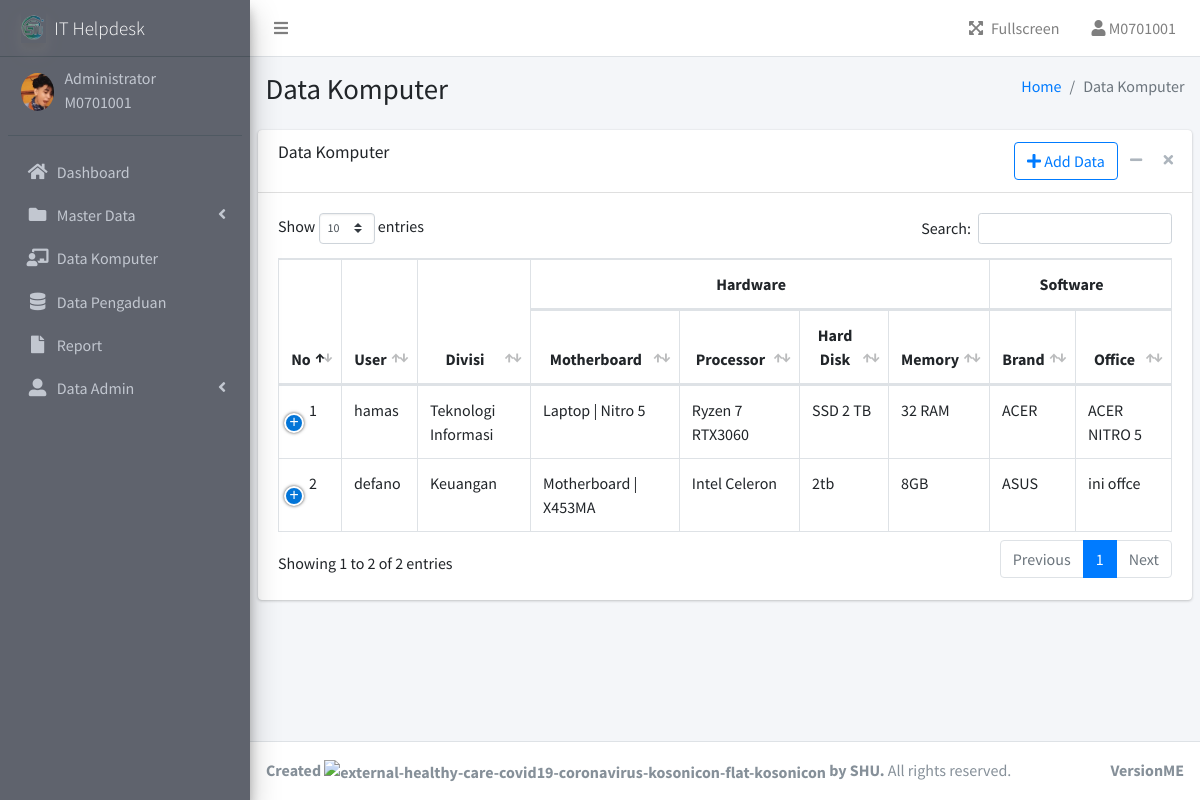
/admin/data-pc.php (signed in), run on an earlier commit of the app's database.
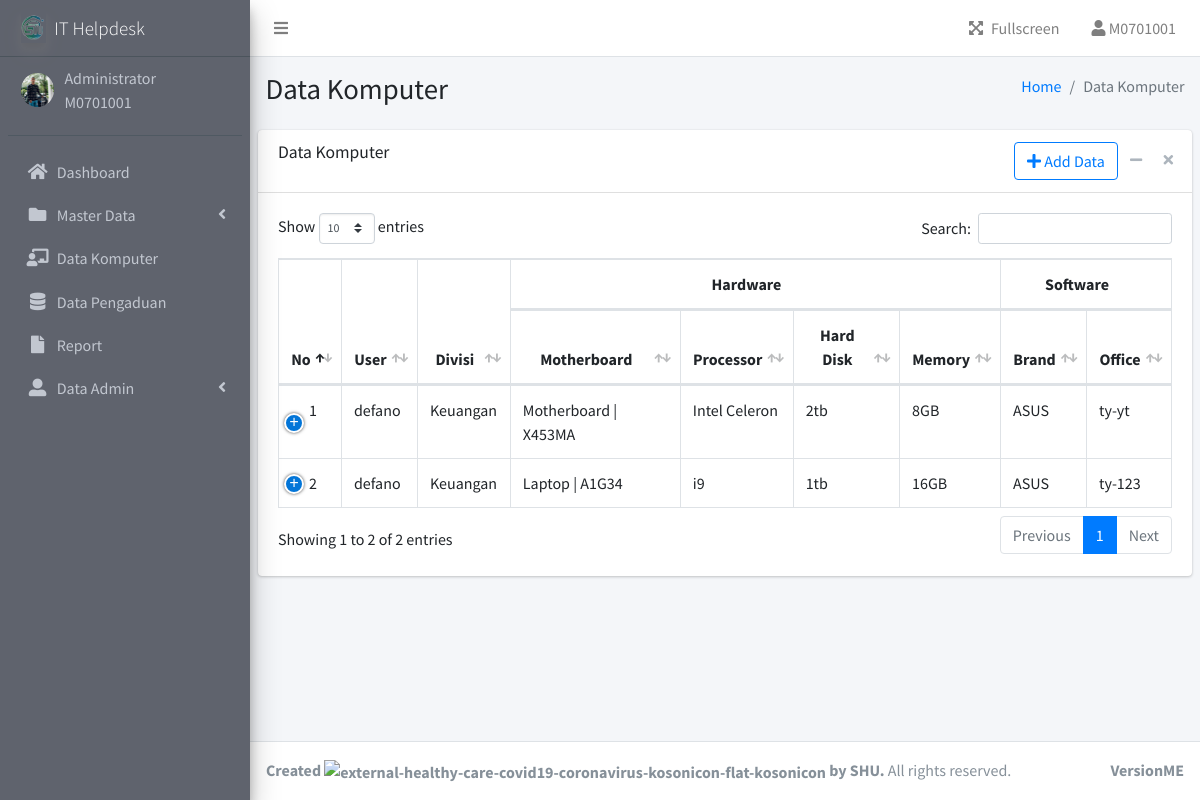
And on a later commit of the database.
### tables this page shows
CREATE TABLE `user` (
  `user_id` varchar(16) NOT NULL,
  `username` varchar(20) NOT NULL,
  `password` varchar(255) NOT NULL,
  `Role` varchar(30) NOT NULL,
  `img` varchar(255) NOT NULL,
  `status` tinyint(4) NOT NULL
);

CREATE TABLE `pengguna` (
  `idkary` int(11) NOT NULL,
  `nama` varchar(255) DEFAULT NULL,
  `jabatan` varchar(255) DEFAULT NULL,
  `unitkerja` varchar(255) DEFAULT NULL,
  `statkary` varchar(255) DEFAULT NULL
);

CREATE TABLE `divisi` (
  `id` int(11) NOT NULL,
  `kodedivisi` varchar(255) DEFAULT NULL,
  `divisi` varchar(255) DEFAULT NULL
);

CREATE TABLE `kategori` (
  `idkategori` int(11) NOT NULL,
  `namakategori` varchar(255) DEFAULT NULL
);

CREATE TABLE `komponen` (
  `idkomponen` int(11) NOT NULL,
  `idkategori` int(11) NOT NULL,
  `idmerk` int(11) NOT NULL,
  `tipe` varchar(255) DEFAULT NULL,
  `spesifikasi` varchar(255) DEFAULT NULL,
  `keterangan` varchar(255) DEFAULT NULL,
  `hdd` varchar(50) NOT NULL,
  `ram` varchar(50) NOT NULL,
  `stats` varchar(255) DEFAULT NULL
);

CREATE TABLE `merk` (
  `idmerk` int(11) NOT NULL,
  `namamerk` varchar(255) DEFAULT NULL
);

CREATE TABLE `pc` (
  `idpc` int(11) NOT NULL,
  `idpengguna` int(11) NOT NULL,
  `namapc` varchar(255) DEFAULT NULL,
  `usrlogin` varchar(255) NOT NULL,
  `ipaddress` varchar(255) DEFAULT NULL,
  `internet` varchar(255) DEFAULT NULL,
  `catatan` varchar(255) DEFAULT NULL,
  `is_delete` int(11) DEFAULT 0
);

### function.php (called while the page is built, shortened)
<?php
$db_host = "localhost";
$db_user = "root";
$db_pass = "";
$db_name = "db_helpdesk";
$conn = mysqli_connect($db_host, $db_user, $db_pass, $db_name);
function query($query)
{
    global $conn;
    $result = mysqli_query($conn, $query);
    $rows = [];
    while ($row = mysqli_fetch_assoc($result)) {
        $rows[] = $row;
    }
    return $rows;
}

### admin/data-pc.php (the view, shortened to what the changed rows need)
<?php
include "templates/header.php";
include "templates/sidebar.php";
$data = query("SELECT pengguna.nama, pengguna.idkary,pengguna.jabatan,
pengguna.statkary,divisi.divisi,pc.idpc,pc.namapc,pc.ipaddress,pc.internet,pc.catatan,rakitan.idrakitan,
rakitan.barcode,rakitan.jumlah,kategori.namakategori AS Motherboard, komponen.spesifikasi AS Processor,
komponen.hdd AS HarDisk, komponen.ram AS Memory, komponen.tipe,komponen.spesifikasi,
komponen.keterangan, komponen.stats, merk.namamerk, kategori.namakategori
FROM pengguna
JOIN pc ON pengguna.idkary = pc.idpengguna
JOIN divisi ON pengguna.unitkerja = divisi.id
LEFT JOIN rakitan ON pc.idpc = rakitan.idpc
LEFT JOIN komponen ON rakitan.idkomponen = komponen.idkomponen
LEFT JOIN merk ON komponen.idmerk = merk.idmerk
LEFT JOIN kategori ON komponen.idkategori = kategori.idkategori
WHERE pc.is_delete = '0'
");
?>
<div class="content-wrapper">
    <section class="content-header">
        <div class="container-fluid">
            <div class="row mb-2">
                <div class="col-sm-6">
                    <h1>Data Komputer</h1>
                </div>
            </div>
        </div>
    </section>
    <section class="content">
        <div class="card">
            <div class="card-body">
                <div class="table-responsive">
                    <table class="table table-hover table-bordered" id="table_user" width="100%">
                        <thead align="center">
                            <tr>
                                <th rowspan="2">No</th>
                                <th rowspan="2">User</th>
                                <th rowspan="2">Divisi</th>
                                <th colspan="4">Hardware</th>
                                <th colspan="2">Software</th>
                            </tr>
                            <tr>
                                <th>Motherboard</th>
                                <th>Processor</th>
                                <th>Hard Disk</th>
                                <th>Memory</th>
                                <th>Brand</th>
                                <th>Office</th>
                            </tr>
                        </thead>
                        <tbody>
                        <?php $no = 1; foreach ($data as $key): ?>
                            <tr>
                                <td><?= $no++ ?></td>
                                <td><?= $key['nama'] ?></td>
                                <td><?= $key['divisi'] ?></td>
                                <td><?= $key['Motherboard'].' | '.$key['tipe'] ?></td>
                                <td><?= $key['Processor']?></td>
                                <td><?= $key['HarDisk']?></td>
                                <td><?= $key['Memory']?></td>
                                <td><?= $key['namamerk'] ?></td>
                                <td><?= $key['namapc'] ?></td>
                            </tr>
                        <?php endforeach ?>
                        </tbody>
                    </table>
                </div>
            </div>
        </div>
    </section>
</div>
<?php
include "templates/footer.php";
?>

### admin/templates/header.php (shortened to what the changed rows need)
<?php
include '../function.php';
?>
<!DOCTYPE html>
<html lang="en">
<head>
  <link rel="stylesheet" href="../assets/plugins/fontawesome-free/css/all.min.css">
  <link rel="stylesheet" href="../assets/plugins/datatables-bs4/css/dataTables.bootstrap4.min.css">
  <link rel="stylesheet" href="../assets/plugins/datatables-buttons/css/buttons.bootstrap4.min.css">
  <link rel="stylesheet" href="../assets/plugins/datatables-responsive/css/responsive.bootstrap4.min.css">
  <link rel="stylesheet" href="../assets/dist/css/adminlte.min.css">
  <link rel="stylesheet" href="../assets/plugins/jquery-ui/jquery-ui.min.css">
</head>
<body class="hold-transition sidebar-mini">
  <div class="wrapper">
    <aside class="main-sidebar sidebar-dark-primary elevation-4">
      <div class="sidebar">
        <div class="user-panel mt-3 pb-3 mb-3 d-flex">
          <div class="image">
            <?php
            $id = $_SESSION["login"]["user_id"];
            $data = query("SELECT * FROM user WHERE user_id = '$id'")[0];
            ?>
            <img src="../assets/img/profile/<?= $data['img']; ?> " class="img-circle" alt="User Image">
          </div>
        </div>

What changed in the data, as far as the page shows it:
no longer on this page (row edited): pengguna: nama "hamas", divisi.divisi "Teknologi Informasi", kategori.namakategori "Laptop", komponen.tipe "Nitro 5", komponen.spesifikasi "Ryzen 7 RTX3060", komponen.hdd "SSD 2 TB", komponen.ram "32 RAM", merk.namamerk "ACER", pc.namapc "ACER NITRO 5"
changed user: img: a different picture
now on one of the page's lists (row unchanged): pengguna: nama "defano", divisi.divisi "Keuangan", kategori.namakategori "Laptop", komponen.tipe "A1G34", komponen.spesifikasi "i9", komponen.hdd "1tb", komponen.ram "16GB", merk.namamerk "ASUS", pc.namapc "ty-123"
computed for pengguna "defano": pc.namapc "ini offce" → "ty-yt"
